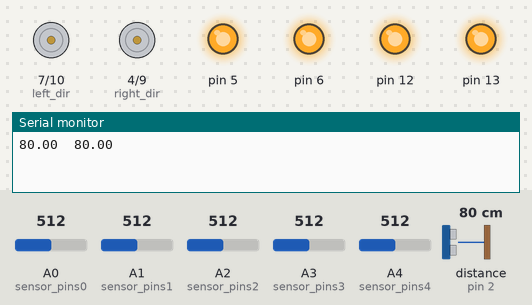
Bench run of a sketch on a simulated Arduino Uno, built with avr-gcc and run on an emulated ATmega328P. On the bench: direction and speed pins drawn as motors (green arrow = direction pin HIGH = forward, orange = LOW = backward, longer = more drive), output pins drawn as LEDs (lit = HIGH), the last lines printed to the serial monitor. Wiring (inferred from the names in the program): ultrasonic range finder: trigger pin 8; echo pin 2. The inputs (shaded band) are chosen by the test bench; at power-on: A0 (sensor_pins0) = 512, distance to the obstacle (sensor on pin 2) 80 cm, A4 (sensor_pins4) = 512, A1 (sensor_pins1) = 512, A2 (sensor_pins2) = 512, A3 (sensor_pins3) = 512. The echo pulse lasts 58.3 µs per cm; pins used as bus, display or sensor lines are not drawn.

Above: at 2.4 s.
2.5 s: A0 (sensor_pins0) set to 54
13.6 s: A0 (sensor_pins0) set to 45
At 16.1 s:
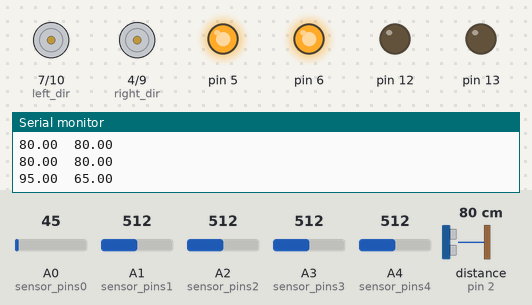
17.1 s: distance to the obstacle (sensor on pin 2) set to 11 cm
20.6 s: distance to the obstacle (sensor on pin 2) set to 8 cm
At 22.2 s:
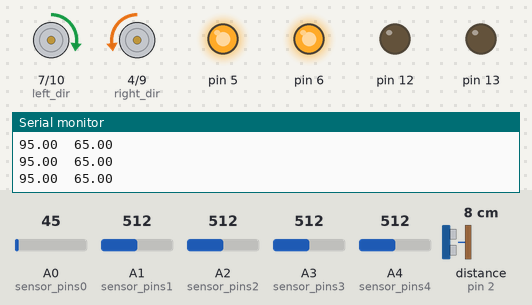
23.3 s: A0 (sensor_pins0) set to 306
At 23.7 s:
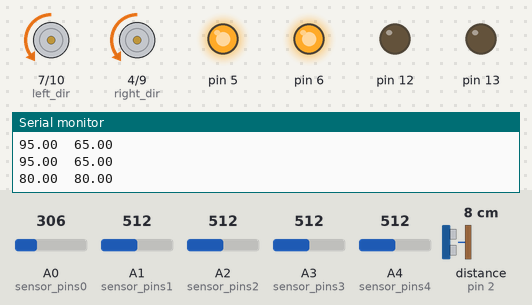
31.0 s: A4 (sensor_pins4) set to 108
34.5 s: A4 (sensor_pins4) set to 94
At 35.5 s:
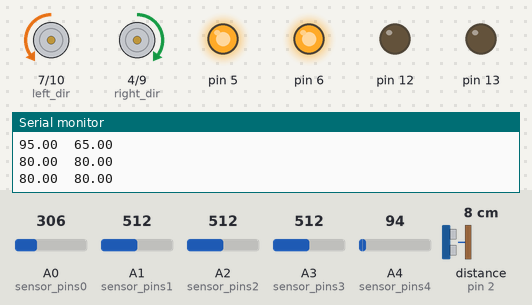
Timing chart, 0 to 37.5 s (numbered marks = the images above; inputs shaded):
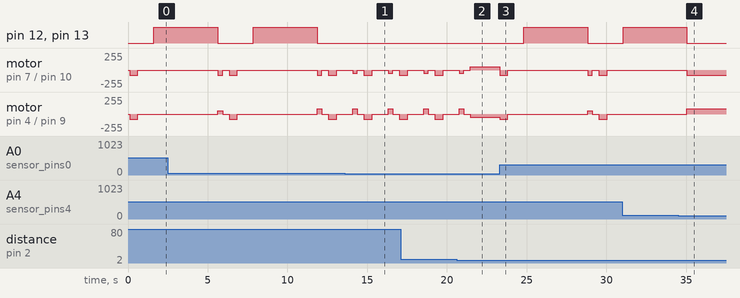

Measured:
- the behaviour switches between 51 and 50 on A0 (sensor_pins0) (found by bisection; images 0 and 1)
- the behaviour switches between 10 and 9 cm on distance to the obstacle (sensor on pin 2) (found by bisection; images 1 and 2)
- the behaviour switches between 101 and 100 on A4 (sensor_pins4) (found by bisection; images 3 and 4)
- after the input at 13.6 s, pin 12, pin 13: stays LOW (without the input it goes to HIGH after 0.48 s)
- after the input at 23.3 s, pin 12, pin 13: LOW → HIGH after 1.5 s, → LOW 4.0 s later
- after the input at 34.5 s, pin 12, pin 13: goes on until 35.0 s, then stays LOW; motor on pin 7 (left_dir) / pin 10 (left_pwm): goes on until 35.0 s, then stays backward 80/255; motor on pin 4 (right_dir) / pin 9 (right_pwm): goes on until 35.0 s, then stays forward 80/255

The sketch:

Maze_Solver.ino
```cpp
#define sensor_pins0 A0
#define sensor_pins1 A1
#define sensor_pins2 A2
#define sensor_pins3 A3
#define sensor_pins4 A4

#define left_dir 7
#define left_pwm 10

#define right_dir 4
#define right_pwm 9

const int pingPin = 8;
const int echoPin = 2;


int analog_sensor_data[5] = {0, 0, 0, 0, 0};
int sensor_treshhold[5] = {50, 100, 35, 100, 100};
int sensor_val[5] = {0, 0, 0, 0, 0};
int sensor_val1[5] = {0, 0, 0, 0, 0};
int digital_error = 0, prev_digital_error = 0;
int sensor_num = 0;

int l = 1, r = 2, s = 3, b = 6, e = 5;
int p = 0;

float kp = 15.0;
float kd = 0.0;
float ki = 0.0;

float correction = 0.0;

float error = 0.0;
float d_error = 0.0;
float i_error = 0.0;
int n = 0;
int m = 0;
void sensor_read() {
  analog_sensor_data[0] = analogRead(sensor_pins0);
  analog_sensor_data[1] = analogRead(sensor_pins1);
  analog_sensor_data[2] = analogRead(sensor_pins2);
  analog_sensor_data[3] = analogRead(sensor_pins3);
  analog_sensor_data[4] = analogRead(sensor_pins4);

  for (int i = 0; i < 5; i++) {
    if (analog_sensor_data[i] > sensor_treshhold[i]) {
      sensor_val[i] = 1;
    }
    else {
      sensor_val[i] = 0;
    }

  }

}
void sensor_read1() {
  analog_sensor_data[0] = analogRead(sensor_pins0);
  analog_sensor_data[1] = analogRead(sensor_pins1);
  analog_sensor_data[2] = analogRead(sensor_pins2);
  analog_sensor_data[3] = analogRead(sensor_pins3);
  analog_sensor_data[4] = analogRead(sensor_pins4);

  for (int i = 0; i < 5; i++) {
    if (analog_sensor_data[i] > sensor_treshhold[i]) {
      sensor_val1[i] = 1;
    }
    else {
      sensor_val1[i] = 0;
    }
  }
}


void junction_shift( int lpwm, int rpwm) {
  digitalWrite(left_dir, 0);
  digitalWrite(right_dir, 0);

  analogWrite(left_pwm, lpwm);
  analogWrite(right_pwm, rpwm);

  delay(520);

  analogWrite(left_pwm, 0);
  analogWrite(right_pwm, 0);
  delay(1000);

}

void right_turn() {
  digitalWrite(left_dir, 0);
  digitalWrite(right_dir, 1);

  analogWrite(left_pwm, 50);
  analogWrite(right_pwm, 50);
}
void left_turn() {
  digitalWrite(left_dir, 1);
  digitalWrite(right_dir, 0);

  analogWrite(left_pwm, 65);
  analogWrite(right_pwm, 65);
}
void u_turn() {
  digitalWrite(left_dir, 1);
  digitalWrite(right_dir, 0);

  analogWrite(left_pwm, 50);
  analogWrite(right_pwm, 50);
}


void motor_run(int ldir, int rdir, int lpwm, int rpwm) {
  digitalWrite(left_dir, ldir);
  digitalWrite(right_dir, rdir);

  analogWrite(left_pwm, lpwm + correction);
  analogWrite(right_pwm, rpwm - correction);
  Serial.print(lpwm + correction);
  Serial.print("  ");
  Serial.println(rpwm - correction);
}

void PID() {
  error = digital_error;
  correction = kp * error + kd * d_error + ki * i_error;
}
long microsecondsToInches(long microseconds) {
  // According to Parallax's datasheet for the PING))), there are
  // 73.746 microseconds per inch (i.e. sound travels at 1130 feet per
  // second).  This gives the distance travelled by the ping, outbound
  // and return, so we divide by 2 to get the distance of the obstacle.
  // See: http://www.parallax.com/dl/docs/prod/acc/28015-PING-v1.3.pdf
  return microseconds / 74 / 2;
}

long microsecondsToCentimeters(long microseconds) {
  // The speed of sound is 340 m/s or 29 microseconds per centimeter.
  // The ping travels out and back, so to find the distance of the
  // object we take half of the distance travelled.
  return microseconds / 29 / 2;
}


void setup() {
  // put your setup code here, to run once:
  Serial.begin(57600);
  pinMode(12, OUTPUT);
  pinMode(13, OUTPUT);
  pinMode(sensor_pins0, INPUT);
  pinMode(sensor_pins1, INPUT);
  pinMode(sensor_pins2, INPUT);
  pinMode(sensor_pins3, INPUT);
  pinMode(sensor_pins4, INPUT);

  pinMode(left_dir, OUTPUT);
  pinMode(left_pwm, OUTPUT);

  pinMode(right_dir, OUTPUT);
  pinMode(right_pwm, OUTPUT);

  pinMode(5, OUTPUT);
  digitalWrite(5, HIGH);

  pinMode(6, OUTPUT);
  digitalWrite(6, HIGH);

  pinMode(pingPin, OUTPUT);
  pinMode(echoPin, INPUT);
}

void loop() {

  long duration, inches, cm;

  digitalWrite(pingPin, LOW);
  delayMicroseconds(2);
  digitalWrite(pingPin, HIGH);
  delayMicroseconds(5);
  digitalWrite(pingPin, LOW);


  duration = pulseIn(echoPin, HIGH);

  inches = microsecondsToInches(duration);
  cm = microsecondsToCentimeters(duration);

  //  Serial.print(inches);
  //  Serial.print("in, ");
  //  Serial.print(cm);
  //  Serial.print("cm");
  //  Serial.println();

  delay(100);

  if (cm <= 8)
  {

    sensor_val[0] = 0;
    while (sensor_val[0] != 1) {
      u_turn();
      sensor_read();
    }
  }


  sensor_read();
  //  Serial.print(sensor_val[0]);
  //  Serial.print("  ");
  //  Serial.print(sensor_val[1]);
  //  Serial.print("  ");
  //  Serial.print(sensor_val[2]);
  //  Serial.print("  ");
  //  Serial.print(sensor_val[3]);
  //  Serial.print("  ");
  //  Serial.print(sensor_val[4]);
  //  Serial.print("  ");
  //  Serial.print("\n");
  prev_digital_error = digital_error;
  digital_error = 0;
  sensor_num = 0;

  for (int i = 0; i < 5; i++) {
    if (sensor_val[i] == 1) {
      digital_error += (2 * i - 4);
      sensor_num++;
    }
  }

  if (sensor_num != 0) {
    digital_error = digital_error / sensor_num;
  }
  else {
    digital_error = prev_digital_error;
  }

  PID();
  motor_run(0, 0, 80, 80);

  if (sensor_num > 2) {
    junction_shift(80, 80);
    sensor_read1();
    if ((sensor_val1[0] == 1) && (sensor_val1[1] == 1) && (sensor_val1[2] == 1) && (sensor_val1[3] == 1) && (sensor_val1[4] == 1))
    {

      digitalWrite(12, HIGH);
      digitalWrite(13, HIGH);

      //Serial.print("end point");

      delay(4000);

      digitalWrite(12, LOW);
      digitalWrite(13, LOW);

    }


    if (sensor_val[4] == 1)
    {


      sensor_val[4] = 0;
      right_turn();
      delay(300);
      do {
        right_turn();
        sensor_read();
      } while (sensor_val[4] != 1);

    analogWrite(left_pwm, 0);
    analogWrite(right_pwm, 0);
    delay(300);

    }

    else if (sensor_val[0] == 1)
    {
      sensor_read();
      if ( sensor_val[0] == 1 || sensor_val[1] == 1 || sensor_val[2] == 1 || sensor_val[3] == 1 || sensor_val[4] == 1)
      {
        sensor_read();
        motor_run(0, 0, 80, 80);
      }
      else {

        sensor_val[0] = 0;
        left_turn();
        delay(300);
        do {
          left_turn();
          sensor_read();
        } while (sensor_val[0] != 1);

      }
      analogWrite(left_pwm, 0);
    analogWrite(right_pwm, 0);
    delay(300);

    }


  }
  else if (sensor_num == 0 && ((digital_error == 0) || (digital_error == -1) || (digital_error == 1) || (digital_error == 2) || (digital_error == -2) || (digital_error == -3) || (digital_error == 3)))
  {


    junction_shift(100, 100);
    sensor_val[2] = 0;
    while (sensor_val[2] != 1) {
      u_turn();
      sensor_read();
    }
//    analogWrite(left_pwm, 0);
//    analogWrite(right_pwm, 0);
//    delay(1000);
//

  }
}
```
